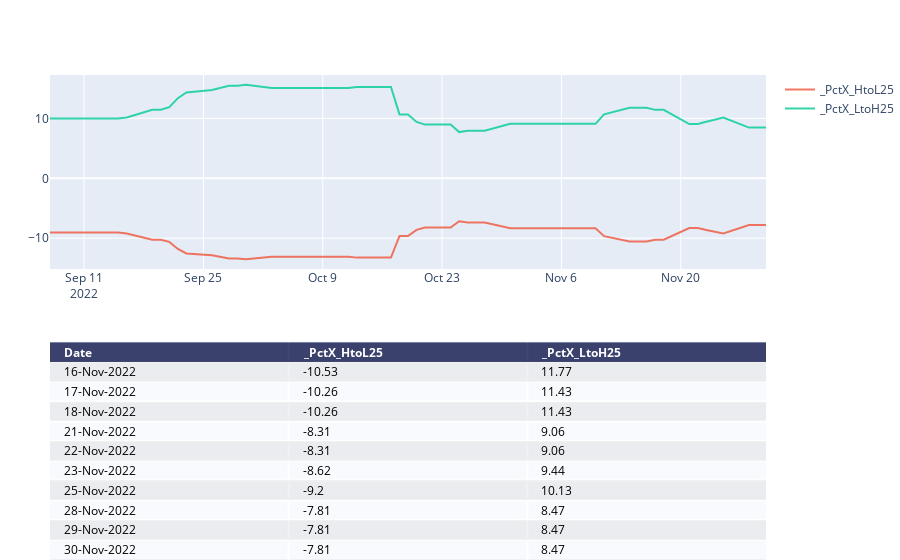

This figure's notebook cell:
### Code cell
chartTitle2=f"{symbol}_PCT-HH-LL"
print(chartTitle1)
# colsToPlot=[  x for  x  in list_cols if x.startswith('_X') and ( x.startswith('_XMid')==False) ]
colsToPlot=[  x for  x  in list_cols if x.startswith('_PctX') ]
fig=manage_chart(df,colsToPlot,"",'')

pio.write_image(fig, f"{report_path}\\{chartTitle2}.png")
fig

### Figure 1 — Plotly figure (JSON) as saved in the notebook; plotly's stock layout.template omitted (floating-point values rounded to 4 significant figures)
{"data": [{"colorscale": [[0, "#00083e"], [0.5, "#ededee"], [1, "#ffffff"]], "hoverinfo": "none", "opacity": 0.75, "showscale": false, "type": "heatmap", "z": [[0, 0, 0], [0.5, 0.5, 0.5], [1, 1, 1], [0.5, 0.5, 0.5], [1, 1, 1], [0.5, 0.5, 0.5], [1, 1, 1], [0.5, 0.5, 0.5], [1, 1, 1], [0.5, 0.5, 0.5], [1, 1, 1]]}, {"name": "_PctX_HtoL25", "opacity": 0.8, "type": "scatter", "x": ["2022-09-07T00:00:00", "2022-09-08T00:00:00", "2022-09-09T00:00:00", "2022-09-12T00:00:00", "2022-09-13T00:00:00", "2022-09-14T00:00:00", "2022-09-15T00:00:00", "2022-09-16T00:00:00", "2022-09-19T00:00:00", "2022-09-20T00:00:00", "2022-09-21T00:00:00", "2022-09-22T00:00:00", "2022-09-23T00:00:00", "2022-09-26T00:00:00", "2022-09-27T00:00:00", "2022-09-28T00:00:00", "2022-09-29T00:00:00", "2022-09-30T00:00:00", "2022-10-03T00:00:00", "2022-10-04T00:00:00", "2022-10-05T00:00:00", "2022-10-06T00:00:00", "2022-10-07T00:00:00", "2022-10-10T00:00:00", "2022-10-11T00:00:00", "2022-10-12T00:00:00", "2022-10-13T00:00:00", "2022-10-14T00:00:00", "2022-10-17T00:00:00", "2022-10-18T00:00:00", "2022-10-19T00:00:00", "2022-10-20T00:00:00", "2022-10-21T00:00:00", "2022-10-24T00:00:00", "2022-10-25T00:00:00", "2022-10-26T00:00:00", "2022-10-27T00:00:00", "2022-10-28T00:00:00", "2022-10-31T00:00:00", "2022-11-01T00:00:00", "2022-11-02T00:00:00", "2022-11-03T00:00:00", "2022-11-04T00:00:00", "2022-11-07T00:00:00", "2022-11-08T00:00:00", "2022-11-09T00:00:00", "2022-11-10T00:00:00", "2022-11-11T00:00:00", "2022-11-14T00:00:00", "2022-11-15T00:00:00", "2022-11-16T00:00:00", "2022-11-17T00:00:00", "2022-11-18T00:00:00", "2022-11-21T00:00:00", "2022-11-22T00:00:00", "2022-11-23T00:00:00", "2022-11-25T00:00:00", "2022-11-28T00:00:00", "2022-11-29T00:00:00", "2022-11-30T00:00:00"], "xaxis": "x2", "y": [-9.06, -9.06, -9.06, -9.06, -9.06, -9.06, -9.06, -9.21, -10.27, -10.27, -10.61, -11.8, -12.54, -12.84, -13.16, -13.38, -13.38, -13.52, -13.09, -13.09, -13.09, -13.09, -13.09, -13.09, -13.09, -13.09, -13.24, -13.24, -13.24, -9.64, -9.64, -8.6, -8.23, -8.23, -7.17, -7.37, -7.37, -7.37, -8.34, -8.34, -8.34, -8.34, -8.34, -8.34, -8.34, -8.34, -8.34, -9.66, -10.53, -10.53, -10.53, -10.26, -10.26, -8.31, -8.31, -8.62, -9.2, -7.81, -7.81, -7.81], "yaxis": "y2"}, {"name": "_PctX_LtoH25", "opacity": 0.8, "type": "scatter", "x": ["2022-09-07T00:00:00", "2022-09-08T00:00:00", "2022-09-09T00:00:00", "2022-09-12T00:00:00", "2022-09-13T00:00:00", "2022-09-14T00:00:00", "2022-09-15T00:00:00", "2022-09-16T00:00:00", "2022-09-19T00:00:00", "2022-09-20T00:00:00", "2022-09-21T00:00:00", "2022-09-22T00:00:00", "2022-09-23T00:00:00", "2022-09-26T00:00:00", "2022-09-27T00:00:00", "2022-09-28T00:00:00", "2022-09-29T00:00:00", "2022-09-30T00:00:00", "2022-10-03T00:00:00", "2022-10-04T00:00:00", "2022-10-05T00:00:00", "2022-10-06T00:00:00", "2022-10-07T00:00:00", "2022-10-10T00:00:00", "2022-10-11T00:00:00", "2022-10-12T00:00:00", "2022-10-13T00:00:00", "2022-10-14T00:00:00", "2022-10-17T00:00:00", "2022-10-18T00:00:00", "2022-10-19T00:00:00", "2022-10-20T00:00:00", "2022-10-21T00:00:00", "2022-10-24T00:00:00", "2022-10-25T00:00:00", "2022-10-26T00:00:00", "2022-10-27T00:00:00", "2022-10-28T00:00:00", "2022-10-31T00:00:00", "2022-11-01T00:00:00", "2022-11-02T00:00:00", "2022-11-03T00:00:00", "2022-11-04T00:00:00", "2022-11-07T00:00:00", "2022-11-08T00:00:00", "2022-11-09T00:00:00", "2022-11-10T00:00:00", "2022-11-11T00:00:00", "2022-11-14T00:00:00", "2022-11-15T00:00:00", "2022-11-16T00:00:00", "2022-11-17T00:00:00", "2022-11-18T00:00:00", "2022-11-21T00:00:00", "2022-11-22T00:00:00", "2022-11-23T00:00:00", "2022-11-25T00:00:00", "2022-11-28T00:00:00", "2022-11-29T00:00:00", "2022-11-30T00:00:00"], "xaxis": "x2", "y": [9.97, 9.97, 9.97, 9.97, 9.97, 9.97, 9.97, 10.15, 11.45, 11.45, 11.87, 13.38, 14.34, 14.73, 15.15, 15.45, 15.45, 15.63, 15.06, 15.06, 15.06, 15.06, 15.06, 15.06, 15.06, 15.06, 15.26, 15.26, 15.26, 10.67, 10.67, 9.41, 8.97, 8.97, 7.72, 7.95, 7.95, 7.95, 9.1, 9.1, 9.1, 9.1, 9.1, 9.1, 9.1, 9.1, 9.1, 10.69, 11.77, 11.77, 11.77, 11.43, 11.43, 9.06, 9.06, 9.44, 10.13, 8.47, 8.47, 8.47], "yaxis": "y2"}], "layout": {"annotations": [{"align": "left", "font": {"color": "#ffffff"}, "showarrow": false, "text": "<b>Date</b>", "x": -0.45, "xanchor": "left", "xref": "x", "y": 0, "yref": "y"}, {"align": "left", "font": {"color": "#ffffff"}, "showarrow": false, "text": "<b>_PctX_HtoL25</b>", "x": 0.55, "xanchor": "left", "xref": "x", "y": 0, "yref": "y"}, {"align": "left", "font": {"color": "#ffffff"}, "showarrow": false, "text": "<b>_PctX_LtoH25</b>", "x": 1.55, "xanchor": "left", "xref": "x", "y": 0, "yref": "y"}, {"align": "left", "font": {"color": "#000000"}, "showarrow": false, "text": "16-Nov-2022", "x": -0.45, "xanchor": "left", "xref": "x", "y": 1, "yref": "y"}, {"align": "left", "font": {"color": "#000000"}, "showarrow": false, "text": "-10.53", "x": 0.55, "xanchor": "left", "xref": "x", "y": 1, "yref": "y"}, {"align": "left", "font": {"color": "#000000"}, "showarrow": false, "text": "11.77", "x": 1.55, "xanchor": "left", "xref": "x", "y": 1, "yref": "y"}, {"align": "left", "font": {"color": "#000000"}, "showarrow": false, "text": "17-Nov-2022", "x": -0.45, "xanchor": "left", "xref": "x", "y": 2, "yref": "y"}, {"align": "left", "font": {"color": "#000000"}, "showarrow": false, "text": "-10.26", "x": 0.55, "xanchor": "left", "xref": "x", "y": 2, "yref": "y"}, {"align": "left", "font": {"color": "#000000"}, "showarrow": false, "text": "11.43", "x": 1.55, "xanchor": "left", "xref": "x", "y": 2, "yref": "y"}, {"align": "left", "font": {"color": "#000000"}, "showarrow": false, "text": "18-Nov-2022", "x": -0.45, "xanchor": "left", "xref": "x", "y": 3, "yref": "y"}, {"align": "left", "font": {"color": "#000000"}, "showarrow": false, "text": "-10.26", "x": 0.55, "xanchor": "left", "xref": "x", "y": 3, "yref": "y"}, {"align": "left", "font": {"color": "#000000"}, "showarrow": false, "text": "11.43", "x": 1.55, "xanchor": "left", "xref": "x", "y": 3, "yref": "y"}, {"align": "left", "font": {"color": "#000000"}, "showarrow": false, "text": "21-Nov-2022", "x": -0.45, "xanchor": "left", "xref": "x", "y": 4, "yref": "y"}, {"align": "left", "font": {"color": "#000000"}, "showarrow": false, "text": "-8.31", "x": 0.55, "xanchor": "left", "xref": "x", "y": 4, "yref": "y"}, {"align": "left", "font": {"color": "#000000"}, "showarrow": false, "text": "9.06", "x": 1.55, "xanchor": "left", "xref": "x", "y": 4, "yref": "y"}, {"align": "left", "font": {"color": "#000000"}, "showarrow": false, "text": "22-Nov-2022", "x": -0.45, "xanchor": "left", "xref": "x", "y": 5, "yref": "y"}, {"align": "left", "font": {"color": "#000000"}, "showarrow": false, "text": "-8.31", "x": 0.55, "xanchor": "left", "xref": "x", "y": 5, "yref": "y"}, {"align": "left", "font": {"color": "#000000"}, "showarrow": false, "text": "9.06", "x": 1.55, "xanchor": "left", "xref": "x", "y": 5, "yref": "y"}, {"align": "left", "font": {"color": "#000000"}, "showarrow": false, "text": "23-Nov-2022", "x": -0.45, "xanchor": "left", "xref": "x", "y": 6, "yref": "y"}, {"align": "left", "font": {"color": "#000000"}, "showarrow": false, "text": "-8.62", "x": 0.55, "xanchor": "left", "xref": "x", "y": 6, "yref": "y"}, {"align": "left", "font": {"color": "#000000"}, "showarrow": false, "text": "9.44", "x": 1.55, "xanchor": "left", "xref": "x", "y": 6, "yref": "y"}, {"align": "left", "font": {"color": "#000000"}, "showarrow": false, "text": "25-Nov-2022", "x": -0.45, "xanchor": "left", "xref": "x", "y": 7, "yref": "y"}, {"align": "left", "font": {"color": "#000000"}, "showarrow": false, "text": "-9.2", "x": 0.55, "xanchor": "left", "xref": "x", "y": 7, "yref": "y"}, {"align": "left", "font": {"color": "#000000"}, "showarrow": false, "text": "10.13", "x": 1.55, "xanchor": "left", "xref": "x", "y": 7, "yref": "y"}, {"align": "left", "font": {"color": "#000000"}, "showarrow": false, "text": "28-Nov-2022", "x": -0.45, "xanchor": "left", "xref": "x", "y": 8, "yref": "y"}, {"align": "left", "font": {"color": "#000000"}, "showarrow": false, "text": "-7.81", "x": 0.55, "xanchor": "left", "xref": "x", "y": 8, "yref": "y"}, {"align": "left", "font": {"color": "#000000"}, "showarrow": false, "text": "8.47", "x": 1.55, "xanchor": "left", "xref": "x", "y": 8, "yref": "y"}, {"align": "left", "font": {"color": "#000000"}, "showarrow": false, "text": "29-Nov-2022", "x": -0.45, "xanchor": "left", "xref": "x", "y": 9, "yref": "y"}, {"align": "left", "font": {"color": "#000000"}, "showarrow": false, "text": "-7.81", "x": 0.55, "xanchor": "left", "xref": "x", "y": 9, "yref": "y"}, {"align": "left", "font": {"color": "#000000"}, "showarrow": false, "text": "8.47", "x": 1.55, "xanchor": "left", "xref": "x", "y": 9, "yref": "y"}, {"align": "left", "font": {"color": "#000000"}, "showarrow": false, "text": "30-Nov-2022", "x": -0.45, "xanchor": "left", "xref": "x", "y": 10, "yref": "y"}, {"align": "left", "font": {"color": "#000000"}, "showarrow": false, "text": "-7.81", "x": 0.55, "xanchor": "left", "xref": "x", "y": 10, "yref": "y"}, {"align": "left", "font": {"color": "#000000"}, "showarrow": false, "text": "8.47", "x": 1.55, "xanchor": "left", "xref": "x", "y": 10, "yref": "y"}], "autosize": true, "margin": {"b": 0, "l": 50, "r": 0, "t": 75}, "title": {"text": ""}, "xaxis": {"autorange": true, "dtick": 1, "gridwidth": 2, "range": [-0.5, 2.5], "showticklabels": false, "tick0": -0.5, "ticks": "", "zeroline": false}, "xaxis2": {"anchor": "y2", "autorange": true, "range": ["2022-09-07", "2022-11-30"], "type": "date"}, "yaxis": {"autorange": true, "domain": [0, 0.45], "dtick": 1, "gridwidth": 2, "range": [10.5, -0.5], "showticklabels": false, "tick0": 0.5, "ticks": "", "zeroline": false}, "yaxis2": {"anchor": "x2", "autorange": true, "domain": [0.6, 1], "range": [-15.14, 17.25], "title": {"text": ""}, "type": "linear"}}}
